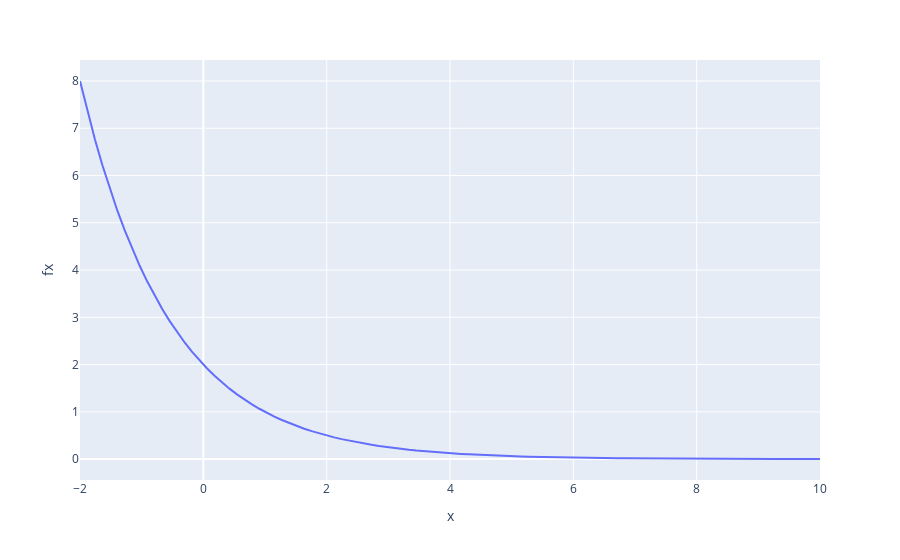

The notebook cell saved with this chart:
### Code cell
fig = px.line(df, x="x", y="fx")
fig.show()
